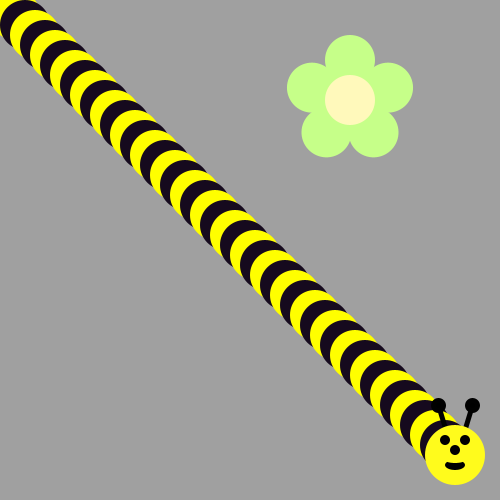
Frame 1 (no input)
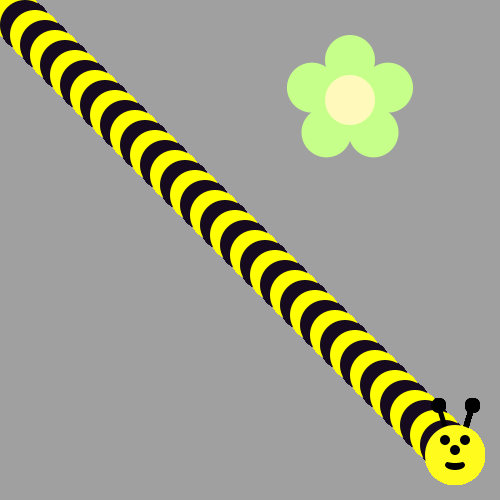
Frame 60 (the mouse pressed at the canvas centre just before this capture)
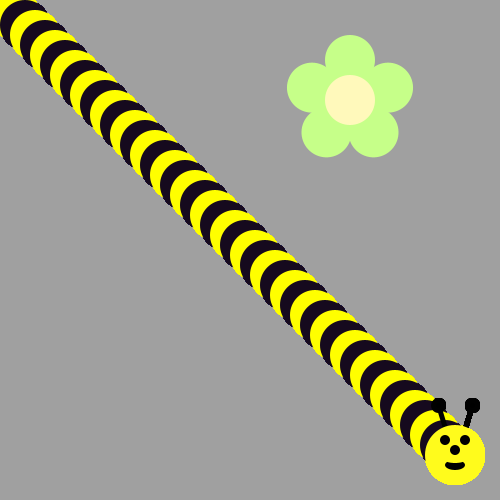
Frame 120 (the mouse held since frame 60 and released just before this capture)

The Processing sketch that drew these frames (run headless with seeded random() and noise(); from frame 60 on, the mouse is pressed at the canvas centre):

// Processing sketch: bumble_bee
// ── bumble_bee.pde

void setup() {
     ellipseMode(CENTER);
     size(500, 500);
     background(160, 160, 160);
     drawFlower(350, 100);
}

void draw() {
  
// First run the program and you should see a flower.  
  
  int x = 5;
  for (int y=0; y<45; y++) {
   if(y%2==0){
    fill(255, 255, 0 );
   }else{
    fill(22, 10, 30);
    }  
    x = x+=10;
       ellipse(x, x, 50, 50);
}


drawBeeFace(x,x);
}
  
/* Then, use a loop to make a body for the Bee! 
(see the image on the recipe, it's a diagonal line of circles)
Use remainder to make the colors alternate between yellow and black
*/



/*
Now put his head on using drawBeeFace(x,y)
*/



/**************   Use these methods but  DON'T CHANGE THE CODE BELOW  **************/

void drawFlower(int x, int y) {
     noStroke();
     translate(x, y);
     // draw 5 petals, rotating after each one
     fill(#c6ff89);      // green
      for (int i = 0; i < 5; i++) {
           ellipse(0, -40, 50, 50);
          rotate(radians(72));
     }
     fill(#fff9bb); // light yellow
     ellipse(0, 0, 50, 50);
} 
void drawBeeFace(int BeeFaceX, int BeeFaceY) {
     noStroke();
     fill(0, 0, 0);
     stroke(1);
     strokeWeight(5);
     line(BeeFaceX-10, BeeFaceY-27, BeeFaceX-17, BeeFaceY-50);
     line(BeeFaceX+10, BeeFaceY-27, BeeFaceX+17, BeeFaceY-50);
     ellipse(BeeFaceX-17, BeeFaceY-50, 10, 10);
     ellipse(BeeFaceX+17, BeeFaceY-50, 10, 10);
     noStroke();
     fill(255, 251, 28);
     ellipse(BeeFaceX, BeeFaceY, 60, 60); // face
     fill(255, 237, 209);
     fill(0,0,0);
      ellipse(BeeFaceX-10, BeeFaceY-15, 10, 10); // eyes
     ellipse(BeeFaceX+10, BeeFaceY-15, 10, 10);
      ellipse(BeeFaceX, BeeFaceY-5, 10, 10); // nose
      ellipse(BeeFaceX, BeeFaceY+10, 20, 10);// mouth
     fill(255, 251, 28);
     ellipse(BeeFaceX, BeeFaceY+5, 20, 6);
     
}
